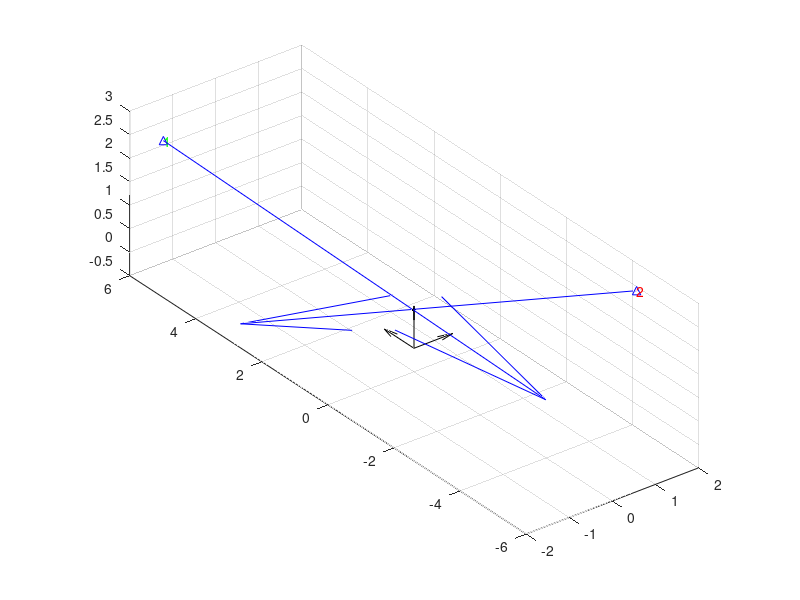

Source code (MATLAB): (Note: this script raises an error after producing the figure.)

%% Setup

O = zeros(3, 3);

ID = eye(3, 3);
ID_x = ID(1, :);
ID_y = ID(2, :);
ID_z = ID(3, :);

quiver3(O(1, :), O(2, :), O(3, :), ID_x, ID_y, ID_z, 'k'); % plot origin
grid on
daspect([1 1 1])
hold on

SINGLE_BASESTATION = false;
% SINGLE_BASESTATION = true;

RAYS_FAR_APART = false;
% RAYS_FAR_APART = true;

% Base Station positions in World Frame: (in Meters)
B_1 = [-1.789562; 5.251678; 2.641019];
B_2 = [1.734847; -4.475452; 2.665298];

if SINGLE_BASESTATION
    B_2 = B_1; % single base station
end

plot3(B_1(1), B_1(2), B_1(3), 'b^-'); % plot Base Station
text(B_1(1), B_1(2), B_1(3), '1', 'Color', 'g')

plot3(B_2(1), B_2(2), B_2(3), 'b^-'); % plot Base Station
text(B_2(1), B_2(2), B_2(3), '2', 'Color', 'r')

% Artibary point on a Ray in World Frame (in Meters), to generate the Ray Vector
% Rp_1 = [- 0.1; - 0.1; 1 - 0.1];
% Rp_2 = [+ 0.1; + 0.1; 1 + 0.1];

Rp_1 = [- 0.1; - 0.1; 1 - 0.1];

if RAYS_FAR_APART
    Rp_2 = Rp_1 + [0.2; 0 ; 0];
else
    Rp_2 = Rp_1 + [0.03; 0 ; 0];
end

plot3(Rp_1(1), Rp_1(2), Rp_1(3), 'k.-'); % plot Artibary point on Ray
plot3(Rp_2(1), Rp_2(2), Rp_2(3), 'k.-'); % plot Artibary point on Ray

% Unit Vector of Ray from Base Stations
u = (Rp_1 - B_1) / norm(Rp_1 - B_1);
v = (Rp_2 - B_2) / norm(Rp_2 - B_2);

% Simulated End of Ray
ray_length = 10;
R_1 = ray_length * u;
R_2 = ray_length * v;

quiver3(B_1(1), B_1(2), B_1(3), R_1(1), R_1(2), R_1(3), 'b'); % plot Rays
quiver3(B_2(1), B_2(2), B_2(3), R_2(1), R_2(2), R_2(3), 'b');

% distance between Base Stations
fprintf('Distance Between BS 2 & 1: %f\n', norm(B_2 - B_1));

%% 2 Base Stations, 1 Sensor (Find Shortest Segment between Rays)


[Sc_1, Sc_2, d_c, k, d_c_k] = shortestSegment(B_1, u, B_2, v);
fprintf('Shortest Distance Between Rays: %f\n', d_c);
% since Rays from Base Stations should surely touch the Sensor at the same
% point, the distance here should be zero.
% the extra distance may signify incorrect Base Station origins or lack of
% calibration

plot3(Sc_1(1), Sc_1(2), Sc_1(3), 'b.-', Sc_2(1), Sc_2(2), Sc_2(3), 'b.-'); % plot Shortest Segment points
quiver3(Sc_1(1), Sc_1(2), Sc_1(3), d_c_k(1), d_c_k(2), d_c_k(3), 'b'); % plot Shortest Segment vector

%%  Tracker Sensor Configuration

% Sensor Positions Relative to Tracker

sd_x = 3 / 100; % x-distance between sensors in Meters
sd_y = 1.5 / 100; % y-distance between sensors in Meters

S = [];
S = [S, [- sd_x / 2; sd_y / 2; 0]]; % Sensor 0
S = [S, [- sd_x / 2; - sd_y / 2; 0]]; % Sensor 1
S = [S, [sd_x / 2; sd_y / 2; 0]]; % Sensor 2
S = [S, [sd_x / 2; - sd_y / 2; 0]]; % Sensor 3

for i = 1 : size(S(), 2)
    Si = S(:, i);
    plot3(Si(1), Si(2), Si(3), 'k.-'); % plot sensors
    text(Si(1), Si(2), Si(3), num2str(i - 1), 'Color', 'k')
end

SIMULATE_SENSORS_ON_RAY = true;
SIMULATE_SENSORS_ON_RAY = false;

% simulate D vector as if Rays fall directly on both of Sensors (ignores sensor dimensions)

if SIMULATE_SENSORS_ON_RAY
    d_r_1 = 5.206868; % distance from ray 1
    d_r_2 = 5.750902; % distance from ray 2
 
    Sp_1 = B_1 + d_r_1 * u;
    Sp_2 = B_2 + d_r_2 * v;
 
    plot3(Sp_1(1), Sp_1(2), Sp_1(3), 'r.-', Sp_2(1), Sp_2(2), Sp_2(3), 'r.-'); % plot
 
    D = Sp_2 - Sp_1;
else
 
    %    Rp_1 = [0; 0; 0]; % from origin
 
    %    Rp_2 = [1; 0; 0];  % pointing in X
    %    Rp_2 = [0; 1; 0];  % pointing in Y
    %    Rp_2 = [0; 0; 1];  % pointing in Z
    %    Rp_2 = [-1; 0; 0];  % pointing in -X
    %    Rp_2 = [0; -1; 0];  % pointing in -Y
    %    Rp_2 = [0; 0; -1];  % pointing in -Z
 
    %    r = (Rp_2 - Rp_1) / norm(Rp_2 - Rp_1) % rotation unit vector
 
    yaw = 0; % degrees
    pitch = 0;
    roll = 0;
    R = angle2dcm(deg2rad(yaw), deg2rad(pitch), deg2rad(roll));
 
    sensor_on_ray_1 = 0;
    sensor_on_ray_2 = 2;
%     sensor_on_ray_2 = sensor_on_ray_1; % if only 1 sensor
 
    s = (S(:, sensor_on_ray_2 + 1) - S(:, sensor_on_ray_1 + 1)); % relative to sensor_on_ray_1

    D = R * s;
 
end

% D = D*1.1; % introduce errors by scaling

fprintf('Assumed Distance Between Sensors: %f\n', norm(D));
fprintf('Sensor Vector: \n');
disp(D);

%%  2 Base Stations on 2 different Sensors (Best Fit of Segment between Rays)

w = B_2 - B_1;
Dw = D - w;
m = (v\u);
c = v\(Dw);

% 0 = s_f*( (v\u)*v - u ) + ( v\(Dw)*v - Dw );
% s_f = - ((v\u)*v - u) \ ( v\(Dw)*v - Dw );
s_f = - (m*v - u) \ (c*v - Dw);


t_f = m*s_f + c; % linear equation

Sf_1 = B_1 + s_f * u;
Sf_2 = B_2 + t_f * v;

d_f = norm(Sf_2 - Sf_1);

fprintf('Best Fit Segment Distance: %f\n', d_f);

q = (Sf_2 - Sf_1) / norm(Sf_2 - Sf_1);
d_f_q = d_f * q;

plot3(Sf_1(1), Sf_1(2), Sf_1(3), 'g.-', Sf_2(1), Sf_2(2), Sf_2(3), 'g.-');
quiver3(Sf_1(1), Sf_1(2), Sf_1(3), d_f_q(1), d_f_q(2), d_f_q(3), 'g');

Pf = Sf_1 + d_f_q / 2; % midpoint of Best Fit Segment
plot3(Pf(1), Pf(2), Pf(3), 'r.-'); % plot mid point

if ~ SIMULATE_SENSORS_ON_RAY
    Pf_1 = Pf - D / 2;
    Pf_2 = Pf + D / 2;
    plot3(Pf_1(1), Pf_1(2), Pf_1(3), 'g.-'); % plot sensor_on_ray_1
    plot3(Pf_2(1), Pf_2(2), Pf_2(3), 'm.-'); % plot sensor_on_ray_2
 
    text(Pf_1(1), Pf_1(2), Pf_1(3), num2str(sensor_on_ray_1), 'Color', 'g')
    text(Pf_2(1), Pf_2(2), Pf_2(3), num2str(sensor_on_ray_2), 'Color', 'm')
 
    norm(Pf_2 - Pf_1);
 
    S_ex = S; % excluded sensors
    S_ex(:, sensor_on_ray_1 + 1) = []; % exclude sensor_on_ray_1
    S_ex(:, sensor_on_ray_2 + 1 - 1) = []; % exclude sensor_on_ray_2
 
    for i = 1 : size(S_ex(), 2)
        Sx = S_ex(:, i);
        Dx = R * (Sx - S(:, sensor_on_ray_1 + 1));
        Px = Pf_1 + Dx;
     
        plot3(Px(1), Px(2), Px(3), 'k.-'); % plot sensor_on_ray_1
    end
 
end

segment_error = norm(d_f_q - D);

% fprintf('Magnitude of Segment Error (in Meters): %f\n', segment_error);
fprintf('Magnitude of Segment Error (in mm): %f\n', segment_error * 1000);

%% Plot End

% legend({'B_1', 'B_2', 'Rp_1', 'Rp_2', 'Sa_1', 'Sa_2'});

hold off